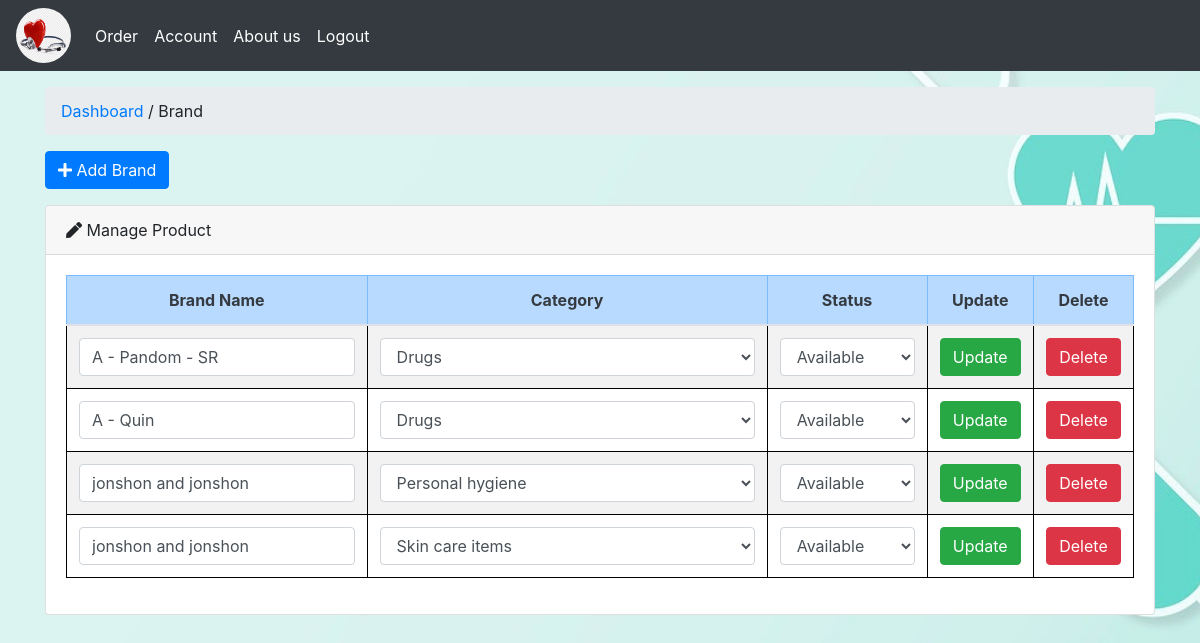
/brand.php (signed in), run on the app's committed database.
### tables this page shows
CREATE TABLE IF NOT EXISTS `brand` (
  `brand_id` int(30) NOT NULL AUTO_INCREMENT,
  `cat_id` int(30) NOT NULL,
  `b_name` varchar(30) NOT NULL,
  `status` varchar(30) NOT NULL,
  PRIMARY KEY (`brand_id`,`cat_id`),
  KEY `cat_id` (`cat_id`)
);

### brand.php (the view, shortened to what this page needs)
  <!DOCTYPE HTML>
<html>
<head>
</head>
<body class="bg-img">
<?php require_once 'header.php'; ?>
<div class="row pt-3">
	<div class="col-md-12">
		<ol class="breadcrumb">
		  <li><a href="dashboard.php">Dashboard </a></li>
          <li class="active">&nbsp;/ Brand</li>
		</ol>
<button type="button" class="btn btn-primary" data-toggle="modal" data-target="#exampleModal">
<i class="fas fa-plus"></i> Add Brand
  </button>
  <div class="card mt-3">
			<div class="card-header">
				<div class="page-heading"> <i class="fas fa-pen"></i> Manage Product</div>
			</div>
			<div class="card-body">
				<table class="table table-striped text-center">
					<thead>
						<tr class="table-primary bg-dark text-dark text-center">
                            <th>Brand Name</th>
                            <th>Category</th>
							<th>Status</th>
							<th>Update</th>
							<th>Delete</th>
						</tr>
                    </thead>
                    <tbody>
                    <?php
	  $qry=mysql_query("select * from brand");
	  while($row=mysql_fetch_array($qry))
	  {
        print "<tr>";
		  print "<form name='f1' method='POST' action=''>";
		  print "<td>";
		   print "<input type='text' class='form-control' name='b_name' value='".$row['b_name']."'>";
          print "</td>";
          print "<td>";
          $catid=$row['cat_id'];
		   print "<select name='cat_id' class='form-control'>";
		   $q=mysql_query("select cat_name from category where cat_id='$catid'");
		   while($r=mysql_fetch_array($q))
		   {
			   print "<option value='".$catid."'>";
			   print $r['cat_name'];
			   print "</option>";
		   }
		   print "</select>";
           print "</td>";
		  print "<td>";
           print "<select name='status' class='form-control'>";
			   print "<option value='".$row['status']."'>";
			   print $row['status'];
               print "</option>";
           print "</select>";
           print "</td>";
		  print "<td class='text-center'>";
		  print "<input type='submit' class='btn btn-success' name='update' value='Update'>";
		  print "</td>";
		  print "<td class='text-center'>";
		  print "<input type='submit' class='btn btn-danger' name='delete' value='Delete'>";
		  print "</td>";
		  print "</form>";
		  print "</tr>";
                    }
                    ?>
                    </tbody>
				</table>
			</div>
		</div>
	</div>
</div>
</body>
<?php require_once 'footer.php'; ?>

### custom/style.css (style rules this page uses)
table, th, td { border: 1px solid black; border-collapse: collapse; }
table, tr { border: 1px solid black; border-collapse: collapse; }

### custom/print.css (style rules this page uses)
input { text-transform: uppercase; }

### brand.php (style rules this page uses)
.bg-img { background-image: url("custom/medicine2.jpg"); background-size: cover; background-position: center; background-attachment: fixed; }

### data on the page
brand: b_name "A - Pandom - SR", status "Available"
brand: b_name "A - Quin", status "Available"
brand: b_name "jonshon and jonshon", status "Available"
brand: b_name "jonshon and jonshon", status "Available"

### other printed values
form field cat_id "Drugs"
form field cat_id "Personal hygiene"
form field cat_id "Skin care items"
